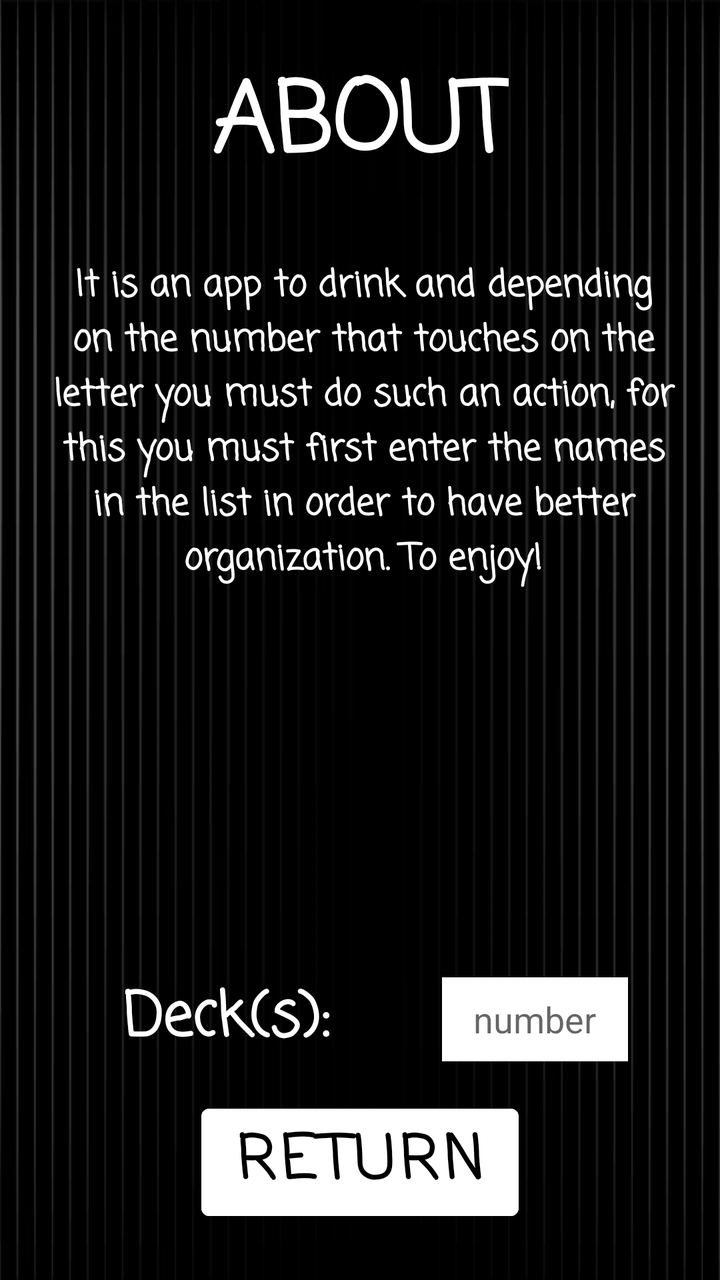
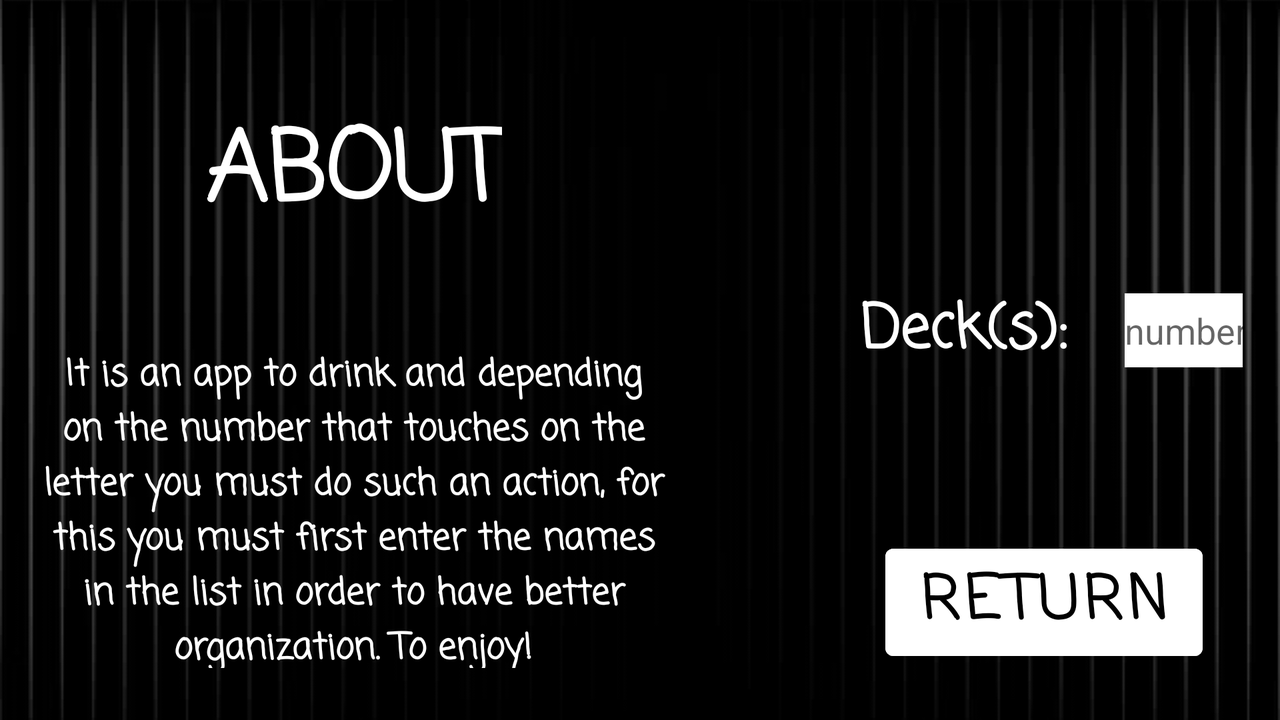

First picture: res/layout/ on a phone held upright. Second picture: the repository's own variant of that layout, on a device whose configuration matches the variant's folder. Source for both follows.
<!-- AndroidManifest.xml: application theme Theme.DrinkOrChallenge -->
<!-- res/layout/activity_about.xml -->
<?xml version="1.0" encoding="utf-8"?>
<androidx.constraintlayout.widget.ConstraintLayout xmlns:android="http://schemas.android.com/apk/res/android"
    xmlns:app="http://schemas.android.com/apk/res-auto"
    xmlns:tools="http://schemas.android.com/tools"
    android:layout_width="match_parent"
    android:layout_height="match_parent"
    android:background="@drawable/backgroundingame">

    <TextView
        android:id="@+id/aboutTitle"
        android:layout_width="wrap_content"
        android:layout_height="wrap_content"
        android:layout_marginTop="26dp"
        android:fontFamily="casual"
        android:text="ABOUT"
        android:textAlignment="center"
        android:textColor="@color/white"
        android:textSize="48dp"
        android:textStyle="bold"
        app:layout_constraintEnd_toEndOf="parent"
        app:layout_constraintStart_toStartOf="parent"
        app:layout_constraintTop_toTopOf="parent" />

    <Button
        android:id="@+id/buttonReturn"
        android:layout_width="wrap_content"
        android:layout_height="wrap_content"
        android:layout_marginBottom="26dp"
        android:backgroundTint="@color/white"
        android:fontFamily="casual"
        android:text="Return"
        android:textAlignment="center"
        android:textColor="@color/black"
        android:textSize="30dp"
        android:textStyle="bold"
        app:layout_constraintBottom_toBottomOf="parent"
        app:layout_constraintEnd_toEndOf="parent"
        app:layout_constraintStart_toStartOf="parent" />

    <TextView
        android:id="@+id/textAboutApp"
        android:layout_width="321dp"
        android:layout_height="170dp"
        android:layout_marginTop="30dp"
        android:fontFamily="casual"
        android:text="It is an app to drink and depending on the number that touches on the letter you must do such an action, for this you must first enter the names in the list in order to have better organization.
To enjoy!"
        android:textAlignment="center"
        android:textColor="@color/white"
        android:textSize="18dp"
        android:textStyle="bold"
        app:layout_constraintEnd_toEndOf="parent"
        app:layout_constraintHorizontal_bias="0.543"
        app:layout_constraintStart_toStartOf="parent"
        app:layout_constraintTop_toBottomOf="@+id/aboutTitle" />

    <TextView
        android:id="@+id/decksTitle"
        android:layout_width="wrap_content"
        android:layout_height="wrap_content"
        android:layout_marginBottom="16dp"
        android:fontFamily="casual"
        android:text="Deck(s): "
        android:textAlignment="center"
        android:textColor="@color/white"
        android:textSize="30dp"
        android:textStyle="bold"
        app:layout_constraintBottom_toTopOf="@+id/buttonReturn"
        app:layout_constraintEnd_toEndOf="parent"
        app:layout_constraintHorizontal_bias="0.25"
        app:layout_constraintStart_toStartOf="parent" />

    <EditText
        android:id="@+id/numberOfDecks"
        android:layout_width="93dp"
        android:layout_height="42dp"
        android:background="@color/white"
        android:ems="10"
        android:hint="number"
        android:textColor="@color/black"
        android:inputType="number"
        android:textAlignment="center"
        app:layout_constraintBottom_toBottomOf="@+id/decksTitle"
        app:layout_constraintEnd_toEndOf="parent"
        app:layout_constraintStart_toEndOf="@+id/decksTitle"
        app:layout_constraintTop_toTopOf="@+id/decksTitle" />

</androidx.constraintlayout.widget.ConstraintLayout>
<!-- resources referenced by this layout -->
<resources>
  <color name="black">#FF000000</color>
  <color name="white">#FFFFFFFF</color>
  <!-- drawable backgroundingame: png bitmap (drawable, 7287 bytes) -->
  <style name="Theme.DrinkOrChallenge" parent="Theme.MaterialComponents.DayNight.DarkActionBar">
          
          <item name="colorPrimary">@color/purple_500</item>
          <item name="colorPrimaryVariant">@color/purple_700</item>
          <item name="colorOnPrimary">@color/white</item>
          
          <item name="colorSecondary">@color/teal_200</item>
          <item name="colorSecondaryVariant">@color/teal_700</item>
          <item name="colorOnSecondary">@color/black</item>
          
          <item name="android:statusBarColor">?attr/colorPrimaryVariant</item>
          
      </style>
  <color name="purple_500">#FF6200EE</color>
  <color name="purple_700">#FF3700B3</color>
  <color name="teal_200">#FF03DAC5</color>
  <color name="teal_700">#FF018786</color>
</resources>
<!-- res/layout-land/activity_about.xml (the repository's variant of the layout above) -->
<!-- drawn on the phone turned sideways -->
<?xml version="1.0" encoding="utf-8"?>
<androidx.constraintlayout.widget.ConstraintLayout xmlns:android="http://schemas.android.com/apk/res/android"
    xmlns:app="http://schemas.android.com/apk/res-auto"
    xmlns:tools="http://schemas.android.com/tools"
    android:layout_width="match_parent"
    android:layout_height="match_parent"
    android:background="@drawable/backgroundingame">

    <TextView
        android:id="@+id/aboutTitle"
        android:layout_width="wrap_content"
        android:layout_height="wrap_content"
        android:fontFamily="casual"
        android:text="ABOUT"
        android:textAlignment="center"
        android:textColor="@color/white"
        android:textSize="48dp"
        android:textStyle="bold"
        app:layout_constraintBottom_toTopOf="@+id/textAboutApp"
        app:layout_constraintEnd_toEndOf="@+id/textAboutApp"
        app:layout_constraintStart_toStartOf="@+id/textAboutApp"
        app:layout_constraintTop_toTopOf="parent" />

    <Button
        android:id="@+id/buttonReturn"
        android:layout_width="wrap_content"
        android:layout_height="wrap_content"
        android:layout_marginBottom="26dp"
        android:backgroundTint="@color/white"
        android:fontFamily="casual"
        android:text="Return"
        android:textAlignment="center"
        android:textColor="@color/black"
        android:textSize="30dp"
        android:textStyle="bold"
        app:layout_constraintBottom_toBottomOf="parent"
        app:layout_constraintEnd_toEndOf="parent"
        app:layout_constraintHorizontal_bias="0.92"
        app:layout_constraintStart_toStartOf="parent" />

    <TextView
        android:id="@+id/textAboutApp"
        android:layout_width="314dp"
        android:layout_height="160dp"
        android:layout_marginBottom="26dp"
        android:fontFamily="casual"
        android:text="It is an app to drink and depending on the number that touches on the letter you must do such an action, for this you must first enter the names in the list in order to have better organization.
To enjoy!"
        android:textAlignment="center"
        android:textColor="@color/white"
        android:textSize="18dp"
        android:textStyle="bold"
        app:layout_constraintBottom_toBottomOf="parent"
        app:layout_constraintEnd_toEndOf="parent"
        app:layout_constraintHorizontal_bias="0.06"
        app:layout_constraintStart_toStartOf="parent" />

    <TextView
        android:id="@+id/decksTitle"
        android:layout_width="wrap_content"
        android:layout_height="wrap_content"
        android:fontFamily="casual"
        android:text="Deck(s): "
        android:textAlignment="center"
        android:textColor="@color/white"
        android:textSize="30dp"
        android:textStyle="bold"
        app:layout_constraintBottom_toTopOf="@+id/buttonReturn"
        app:layout_constraintEnd_toEndOf="parent"
        app:layout_constraintStart_toEndOf="@+id/textAboutApp"
        app:layout_constraintTop_toTopOf="parent"
        app:layout_constraintVertical_bias="0.64" />

    <EditText
        android:id="@+id/numberOfDecks"
        android:layout_width="59dp"
        android:layout_height="37dp"
        android:background="@color/white"
        android:ems="10"
        android:hint="number"
        android:inputType="number"
        android:textAlignment="center"
        android:textColor="@color/black"
        app:layout_constraintBottom_toBottomOf="@+id/decksTitle"
        app:layout_constraintEnd_toEndOf="parent"
        app:layout_constraintStart_toEndOf="@+id/decksTitle"
        app:layout_constraintTop_toTopOf="@+id/decksTitle"
        app:layout_constraintVertical_bias="0.47000003" />

</androidx.constraintlayout.widget.ConstraintLayout>
